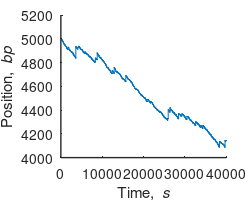
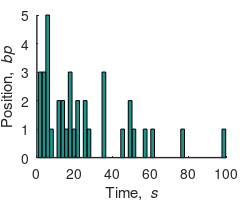

Reproduce these figures in MATLAB, in order.
function SimulateData

% PARAMETERS AND INITIALIZATION
k = 5.0;                      % rate (in "real units", s^-1)      %??? why this rate (supposedly the rate of the step is once every 0.5 seconds)
pauserecovery = 7.0;
dt = 0.04;                    % simulation dt, make small such that k*dt < 0.2      % why this dt? (you want to sample once every 0.1 seconds if it gave one step)
nTimeSteps = 10000;           % number of dt steps to simulate
r1 = rand(1,nTimeSteps);      % random number for monte carlo
timeStep = nan(1,nTimeSteps); % simulation time steps where steps occur
                              % (pre-allocate r1 and timeStep for speed)
Pos=5000;                        % Initial position   
Stepsize=1.5;                 % Size of the motor's step 
kT=4.11;                      % Boltzman constant (pN.nm)    
kappa=0.3;                    % Stiffness of the trap (nm/pN) 
SizeSlipVec = nan(1,nTimeSteps);

% SIMULATION
s = 0;                        % number of steps taken
t = 1;                        % simulation time points, matlab arrays start at 1
Noise = 0;                    % Initializing noise parameter   
ATPs=0;                       % Initializing number of ATP molecules 
pauseexit=0.000001;           % Number of Steps to be taken by the motor
NoSteps=0;
P=0;
SizeSlip=0;

while t < nTimeSteps,
    Noise = normrnd(0,sqrt(kT*kappa),1); % Generating noise random value 
    PosVec(t)=Pos + Noise;    % Especifying position and adding noise                
    TimeVec(t)=(t*dt)*100;    % Generating time vector to plot
   
    if SizeSlip~=0
     Pos=Pos+SizeSlip;
     SizeSlipVec(t)=SizeSlip;
     SizeSlip=0;
    else   
     if r1(1,t) < k*dt*(1-(k*dt)) % if the random number is small than this value (lambda*time - lambda*time^2) 
            ATPs=ATPs+1;          
            if ATPs >= 5 ;    % Stepping Only happens when 5 molecules bind ATP
                NoSteps=ceil(4*rand(1)); % One two three and four subunits can take the step at the same time
                 % Increment the position by four step sizes a total of 10 bp per time
                slip=rand(1);
                    if slip < 0.1                         
                         Pos=Pos-Stepsize*NoSteps;  
                         sz=exprnd(2);
                         SizeSlip=sz*10;
                    else 
                         Pos=Pos-4*Stepsize;
                         SizeSlip=0;
                    end;    
                 s = s + 1;        % take a step
                 timeStep(s) = t;  % mark the simulation time the step happened
                 ATPs=0;
            end
      end       
    end
    t = t + 1;                % increase simulation time
end

close all;
hfig = 1;
figure(hfig); clf;
plot(TimeVec,PosVec,'-');
fontSize = 10;
set(gca,'fontsize',fontSize);
set(gca,'linewidth',1);
set(gca,'layer','top');
box off;
set(hfig, 'PaperSize', [3 2.5]);
set(hfig, 'PaperPosition', [0.25 0.25 2.5 2]);
ylabel('Position, {\it bp}')
xlabel('Time, {\it s}');

hfig=2;
figure(hfig); clf;
hist(SizeSlipVec,50);
fontSize = 10;
set(gca,'fontsize',fontSize);
set(gca,'linewidth',1);
set(gca,'layer','top');
box off;
set(hfig, 'PaperSize', [3 2.5]);
set(hfig, 'PaperPosition', [0.25 0.25 2.5 2]);
ylabel('Position, {\it bp}')
xlabel('Time, {\it s}');
